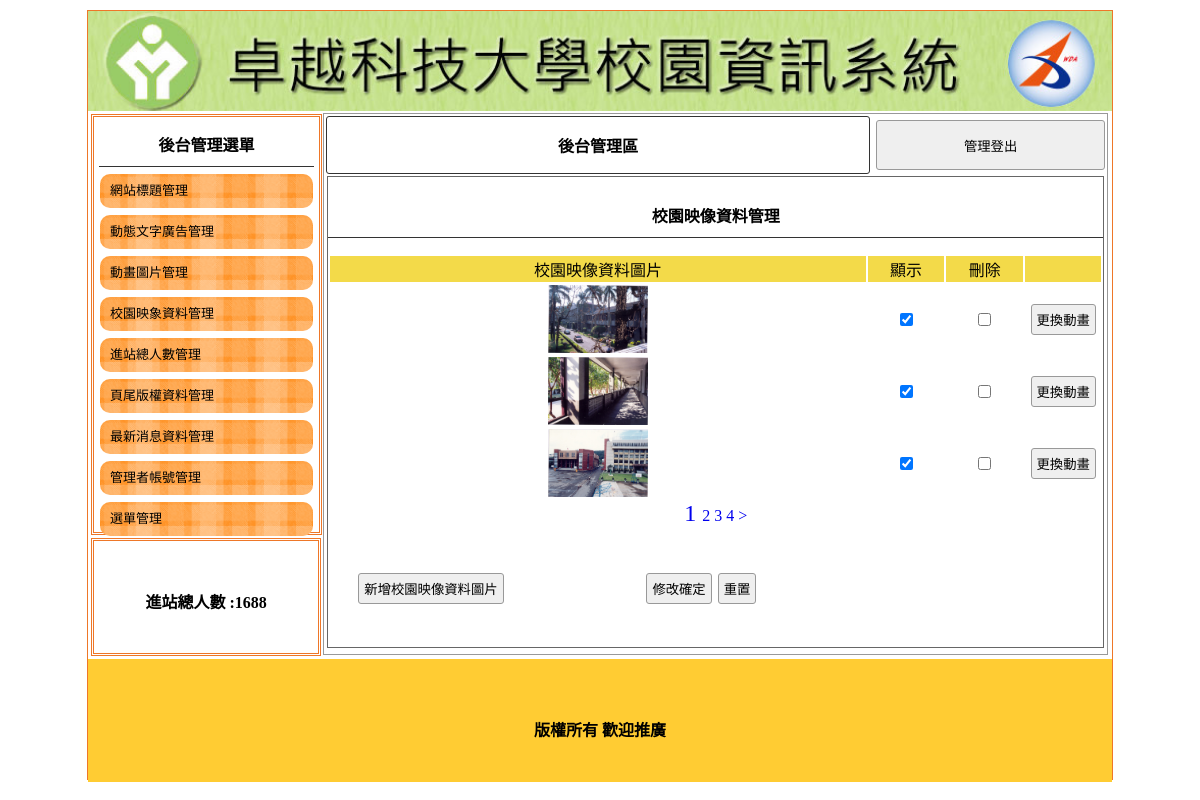
The page /back.php?do=image on the database its author committed.
### tables this page shows
CREATE TABLE `titles` (
  `id` int(10) UNSIGNED NOT NULL,
  `img` text NOT NULL,
  `text` text NOT NULL,
  `sh` int(1) UNSIGNED NOT NULL
);

CREATE TABLE `total` (
  `id` int(10) NOT NULL,
  `total` int(10) NOT NULL DEFAULT 0
);

CREATE TABLE `image` (
  `id` int(10) UNSIGNED NOT NULL,
  `img` text NOT NULL,
  `sh` int(1) UNSIGNED NOT NULL
);

CREATE TABLE `bottom` (
  `id` int(10) NOT NULL,
  `bottom` text NOT NULL
);

### api/db.php (called while the page is built, shortened)
<?php
class DB{
    protected $dsn = "mysql:host=localhost;charset=utf8;dbname=db13";
    protected $pdo;
    protected $table;
    public function __construct($table)
    {
        $this->table=$table;
        $this->pdo=new PDO($this->dsn,'root','');
    }
    function all( $where = '', $other = '')
    {
        $sql = "select * from `$this->table` ";
        $sql =$this->sql_all($sql,$where,$other);
        return  $this->pdo->query($sql)->fetchAll(PDO::FETCH_ASSOC);
    }
    function count( $where = '', $other = ''){
        $sql = "select count(*) from `$this->table` ";
        $sql=$this->sql_all($sql,$where,$other);
        return  $this->pdo->query($sql)->fetchColumn();
    }
    function find($id)
    {
        $sql = "select * from `$this->table` ";
        if (is_array($id)) {
            $tmp = $this->a2s($id);
            $sql .= " where " . join(" && ", $tmp);
        } else if (is_numeric($id)) {
            $sql .= " where `id`='$id'";
        }
        $row = $this->pdo->query($sql)->fetch(PDO::FETCH_ASSOC);
        return $row;
    }
    private function a2s($array){
        foreach ($array as $col => $value) {
            $tmp[] = "`$col`='$value'";
        }
        return $tmp;
    }
    private function sql_all($sql,$array,$other){
        if (isset($this->table) && !empty($this->table)) {
            if (is_array($array)) {
                if (!empty($array)) {
                    $tmp = $this->a2s($array);
                    $sql .= " where " . join(" && ", $tmp);
                }
            } else {
                $sql .= " $array";
            }
            $sql .= $other;
            return $sql;
        }
    }
}
$Title=new DB('titles');
$Total=new DB('total');
$Bottom=new DB('bottom');
if(isset($_GET['do'])){
    if(isset(${ucfirst($_GET['do'])})){
        $DB=${ucfirst($_GET['do'])};
    }
}else{
    $DB=$Title;
}
?>

### back/image.php (the view, shortened to what this page needs)
<div style="width:99%; height:87%; margin:auto; overflow:auto; border:#666 1px solid;">
    <p class="t cent botli">校園映像資料管理</p>
    <form method="post" action="./api/edit.php">
        <table width="100%" style="text-align: center">
            <tbody>
                <tr class="yel">
                    <td width="70%">校園映像資料圖片</td>
                    <td width="10%">顯示</td>
                    <td width="10%">刪除</td>
                    <td></td>
                </tr>
                <?php
                $total=$DB->count();
                $div=3;
                $pages=ceil($total/$div);
                $now=$_GET['p']??1;
                $start=($now-1)*$div;
                $rows=$DB->all(" limit $start,$div");
                foreach($rows as $row){
                ?>
                <tr>
                    <td>
                        <img src="./img/<?=$row['img'];?>" style="width:100px;height:68px">
                    </td>
                    <td>
                        <input type="checkbox" name="sh[]" value="<?=$row['id'];?>" <?=($row['sh']==1)?'checked':'';?>>
                    </td>
                    <td>
                    <input type="checkbox" name="del[]" value="<?=$row['id'];?>">
                    </td>
                    <td>
                    <input type="button" onclick="op('#cover','#cvr','./modal/upload.php?table=<?=$do;?>&id=<?=$row['id'];?>')" value="更換動畫">
                    </td>
                </tr>
                <?php
                }
                ?>
            </tbody>
        </table>
        <div class="cent">
        <?php
            for($i=1;$i<=$pages;$i++){
                $fontsize=($now==$i)?'24px':'16px';
                echo "<a href='?do=$do&p=$i' style='font-size:$fontsize'> $i </a>";
            }
            if(($now+1)<=$pages){
                $next=$now+1;
                echo "<a href='?do=$do&p=$next'> > </a>";
            }
            ?>
        <table style="margin-top:40px; width:70%;">
            <tbody>
                <tr>
                    <td width="200px"><input type="button" onclick="op('#cover','#cvr','./modal/<?=$do;?>.php?table=<?=$do;?>')" value="新增校園映像資料圖片"></td>
                    <td class="cent"><input type="submit" value="修改確定"><input type="reset" value="重置"></td>
                </tr>
            </tbody>
        </table>
    </form>
</div>

### back.php (shortened to what this page needs)
<?php include_once "./api/db.php"; ?>
<!DOCTYPE html PUBLIC "-//W3C//DTD XHTML 1.0 Transitional//EN" "http://www.w3.org/TR/xhtml1/DTD/xhtml1-transitional.dtd">
<html xmlns="http://www.w3.org/1999/xhtml">
<head>
	<link href="./css/css.css" rel="stylesheet" type="text/css">
</head>
<body>
	<div id="main">
		<?php
		$title = $Title->find(['sh' => 1]);
		?>
		<a title="<?= $title['text']; ?>" href="index.php">
			<div class="ti" style="background:url(&#39;./img/<?= $title['img']; ?>&#39;); background-size:cover;"></div>
		</a>
		<div id="ms">
			<div id="lf" style="float:left;">
				<div id="menuput" class="dbor">
					<span class="t botli">後台管理選單</span>
					<a style="color:#000; font-size:13px; text-decoration:none;" href="?do=title">
						<div class="mainmu">
							網站標題管理 </div>
					</a>
					<a style="color:#000; font-size:13px; text-decoration:none;" href="?do=ad">
						<div class="mainmu">
							動態文字廣告管理 </div>
					</a>
					<a style="color:#000; font-size:13px; text-decoration:none;" href="?do=mvim">
						<div class="mainmu">
							動畫圖片管理 </div>
					</a>
					<a style="color:#000; font-size:13px; text-decoration:none;" href="?do=image">
						<div class="mainmu">
							校園映象資料管理 </div>
					</a>
					<a style="color:#000; font-size:13px; text-decoration:none;" href="?do=total">
						<div class="mainmu">
							進站總人數管理 </div>
					</a>
					<a style="color:#000; font-size:13px; text-decoration:none;" href="?do=bottom">
						<div class="mainmu">
							頁尾版權資料管理 </div>
					</a>
					<a style="color:#000; font-size:13px; text-decoration:none;" href="?do=news">
						<div class="mainmu">
							最新消息資料管理 </div>
					</a>
					<a style="color:#000; font-size:13px; text-decoration:none;" href="?do=admin">
						<div class="mainmu">
							管理者帳號管理 </div>
					</a>
					<a style="color:#000; font-size:13px; text-decoration:none;" href="?do=menu">
						<div class="mainmu">
							選單管理 </div>
					</a>
				</div>
				<div class="dbor" style="margin:3px; width:95%; height:20%; line-height:100px;">
					<span class="t">進站總人數 :<?= $Total->find(1)['total']; ?></span>
				</div>
			</div>
			<div class="di" style="height:540px; border:#999 1px solid; width:76.5%; margin:2px 0px 0px 0px; float:left; position:relative; left:20px;">
				<table width="100%">
					<tbody>
						<tr>
							<td style="width:70%;font-weight:800; border:#333 1px solid; border-radius:3px;" class="cent"><a href="?do=admin" style="color:#000; text-decoration:none;">後台管理區</a></td>
							<td><button onclick="document.cookie='user=';location.replace('?')" style="width:99%; margin-right:2px; height:50px;">管理登出</button></td>
						</tr>
					</tbody>
				</table>
				<?php
				$do = $_GET['do'] ?? 'title';
				$file = "./back/{$do}.php";
				if (file_exists($file)) {
					include $file;
				} else {
					include "./back/title.php";
				}
				?>
			</div>
		</div>
		<div style="width:1024px; left:0px; position:relative; background:#FC3; margin-top:4px; height:123px; display:block;">
			<span class="t" style="line-height:123px;"><?= $Bottom->find(1)['bottom']; ?></span>
		</div>
	</div>
</body>
</html>

### css/css.css (style rules this page uses)
body { padding:0px; margin:0px; }
#main { width:1024px; height:768px; margin:10px auto 10px auto; border:#EE7728 1px solid; position:relative; }
.ti { width:100%; height:100px; position:relative; background-size:cover; background-repeat:no-repeat; }
.dbor { border:#EE7728 double 3px; margin:1px; padding:2px 10px 2px 10px; }
.t { font-weight:800; display:block; text-align:center; padding:10px 1px 10px 1px; }
.botli { border-bottom:#333 1px solid; }
.mainmu { position:relative; border-radius:10px; background:url(../icon/menu.fw.png) center no-repeat; background-size:cover; line-height:30px; padding:2px 10px 2px 10px; margin:7px 1px 7px 1px; }
#lf { height:540px; width:21%; display:inline-block; }
#menuput { width:100%; height:75%; position:relative; padding:5px; display:block; margin: 3px; }
.di { display:inline-block; }
.cent { text-align:center; }
input,button { border:#999 1px solid; border-radius:3px; background:#EFEFEF; padding:5px; margin:3px; }
.yel td { background:#F3DA49; text-align:center; }
a { text-decoration: none; }

### rows shown on the page
titles: img (picture)
total: total "1688"
image: img (picture), sh "☑"
image: img (picture), sh "☑"
image: img (picture), sh "☑"
bottom: bottom "版權所有 歡迎推廣"
